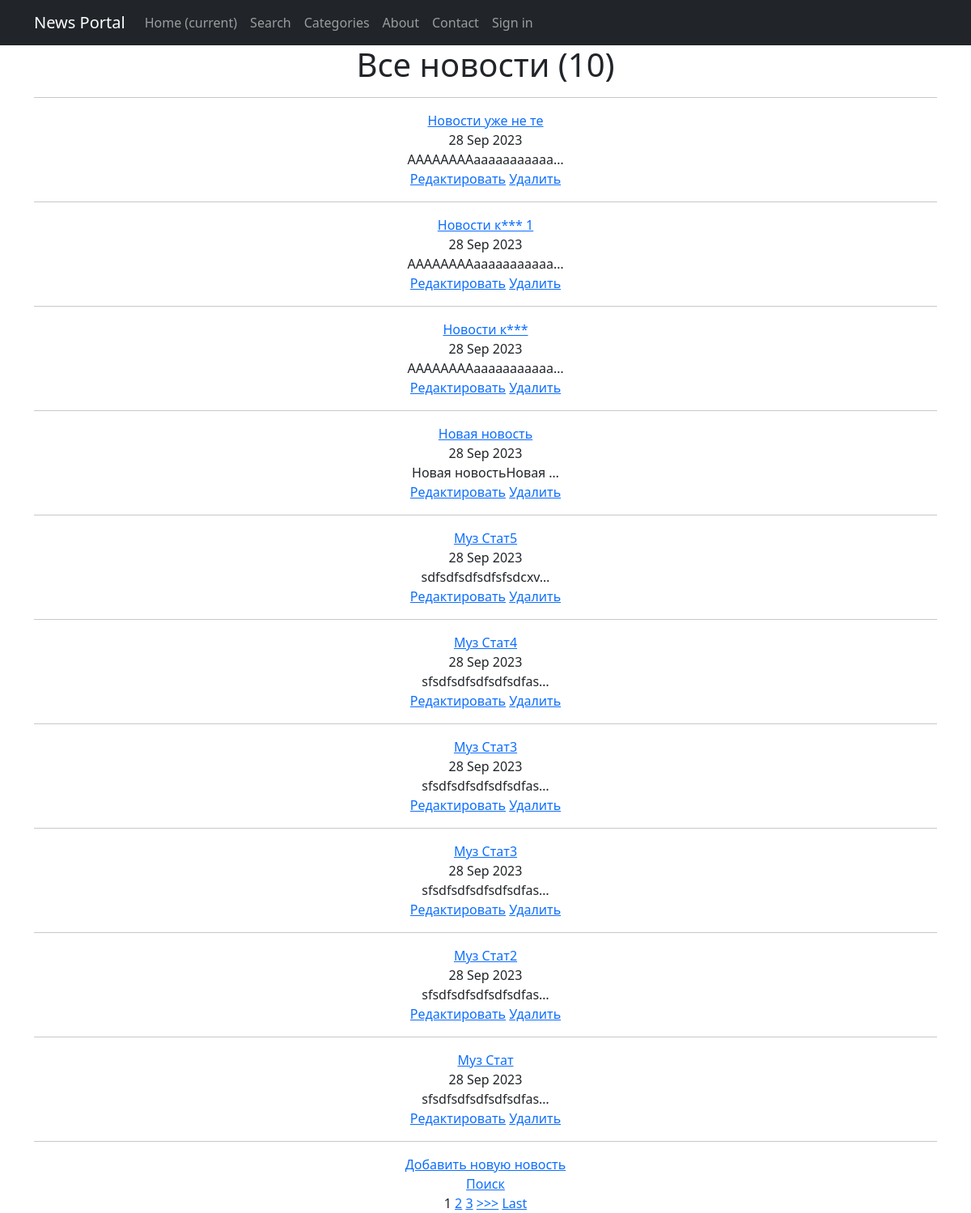
The page /news/ on the database as committed earlier.
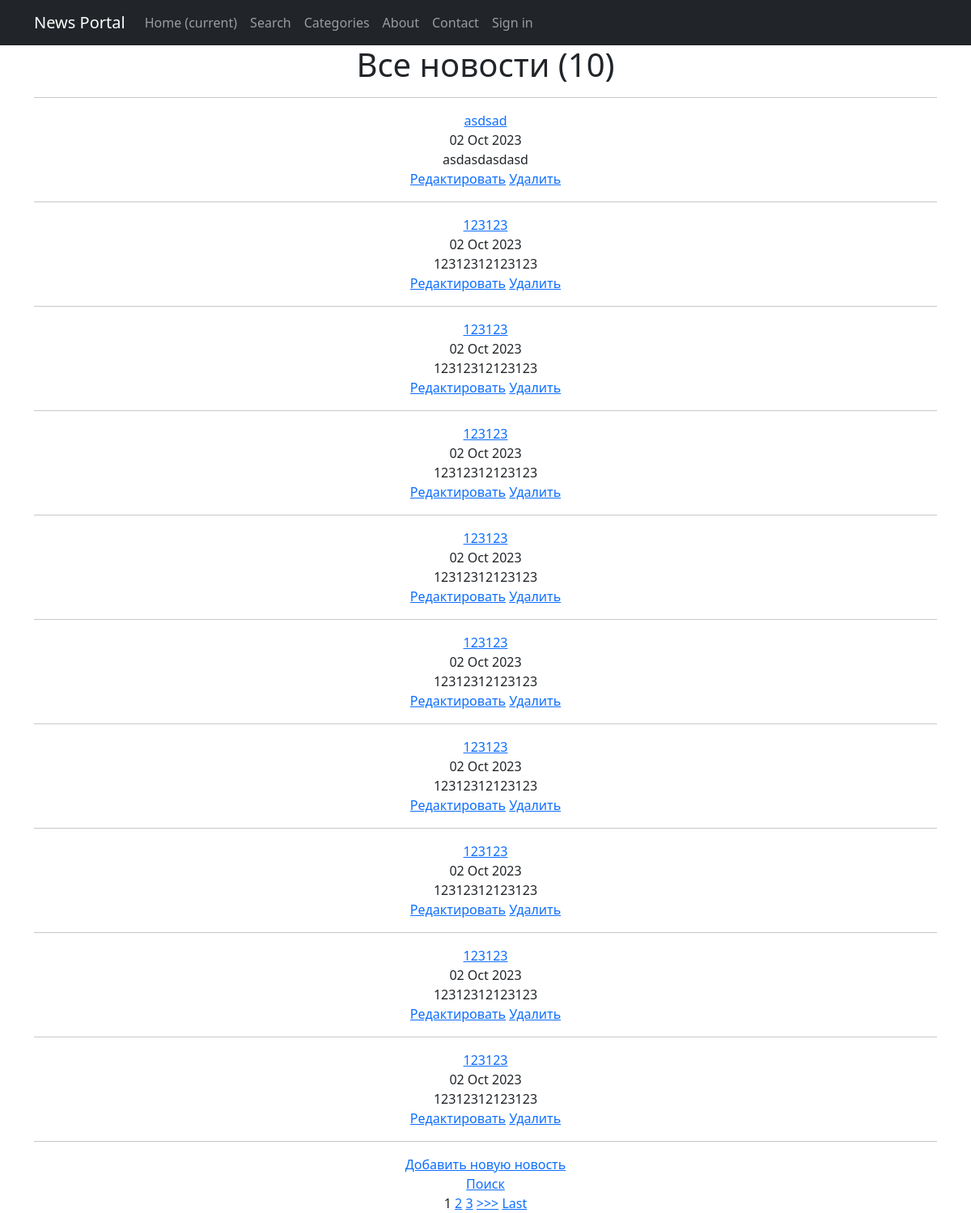
The same page on the database as committed later.
### news/models.py (models this page shows, shortened)
class Post(models.Model):
    author = models.ForeignKey(Author, on_delete=models.CASCADE, related_name='posts')
    type = models.CharField(max_length=2, choices=POSTSTYPE, default=news)
    date = models.DateTimeField(auto_now_add=True)
    category = models.ManyToManyField(Category, through='PostCategory')
    header = models.CharField(max_length=255)
    text = models.TextField()
    rating = models.FloatField(default=0.0)

### news/views.py (the view)
# urls.py: path('', cache_page(300)(PostListView.as_view())),
class PostListView(ListView):
    model = Post
    ordering = '-date'
    template_name = 'posts.html'
    context_object_name = 'posts'
    paginate_by = 10

### news/templatetags/custom_filters.py (called while the page is built)
@register.filter()
def censor(value):
    if not isinstance(value, str):
        return value
    all_words = value.split(' ')
    censored_words = []
    for word in all_words:
        if word.lower() in OBSCENE_WORDS:
            word = word[0] + '*' * (len(word) - 1)
        censored_words.append(word)
    return ' '.join(censored_words)

### templates/posts.html (shortened to what this page needs)
{% extends 'flatpages/default.html' %}
{% load custom_filters %}
{% block content %}
    <h1>Все новости ({{posts|length}})</h1>
    <hr>
    {% if posts %}
        {% for post in posts %}
            <a href="{% url 'post' post.id %}">{{ post.header|censor }}</a>
            <div>{{ post.date|date:'d M Y' }}</div>
            <div>{{ post.text|truncatechars:20|censor }}</div>
            <a href="{% url 'post_edit' post.id %}">Редактировать</a>
            <a href="{% url 'post_delete' post.id %}">Удалить</a>
            <hr>
        {% endfor %}
    {% else %}
        <h2>Новостей нет!</h2>
    {% endif%}
    <a href="{% url 'post_add' %}">Добавить новую новость</a> <br>
    <a href="{% url 'post_search' %}">Поиск</a> <br>
    {% if is_paginated %}
        {% for num in page_obj.paginator.page_range %}
            {% if page_obj.number == num %}
                <a>{{ num }}</a>
            {% elif num > page_obj.number|add:'-3' and num < page_obj.number|add:'3' %}
                <a href="?page={{ num }}">{{ num }}</a>
            {% endif %}
        {% endfor %}
        {% if page_obj.has_next %}
            <a href="?page={{ page_obj.next_page_number }}">>>></a>
            <a href="?page={{ page_obj.paginator.num_pages }}">Last</a>
        {% endif %}
    {% endif %}
{% endblock content %}

Rows that differ between the two databases and show on the page:
no longer on this page (row unchanged): Post: header|censor "Новости уже не те", date "28 Sep 2023", text|censor "ААААААААааааааааааа…"
no longer on this page (row edited): Post: header|censor "Новости к*** 1", date "28 Sep 2023", text|censor "ААААААААааааааааааа…"
no longer on this page (row unchanged): Post: header|censor "Новости к***", date "28 Sep 2023", text|censor "ААААААААааааааааааа…"
no longer on this page (row unchanged): Post: header|censor "Новая новость", date "28 Sep 2023", text|censor "Новая новостьНовая …"
no longer on this page (row unchanged): Post: header|censor "Муз Стат5", date "28 Sep 2023", text|censor "sdfsdfsdfsdfsfsdcxv…"
no longer on this page (row unchanged): Post: header|censor "Муз Стат4", date "28 Sep 2023", text|censor "sfsdfsdfsdfsdfsdfas…"
no longer on this page (row unchanged): Post: header|censor "Муз Стат3", date "28 Sep 2023", text|censor "sfsdfsdfsdfsdfsdfas…"
no longer on this page (row unchanged): Post: header|censor "Муз Стат3", date "28 Sep 2023", text|censor "sfsdfsdfsdfsdfsdfas…"
no longer on this page (row unchanged): Post: header|censor "Муз Стат2", date "28 Sep 2023", text|censor "sfsdfsdfsdfsdfsdfas…"
no longer on this page (row unchanged): Post: header|censor "Муз Стат", date "28 Sep 2023", text|censor "sfsdfsdfsdfsdfsdfas…"
added Post: header|censor "asdsad", date "02 Oct 2023", text|censor "asdasdasdasd"
added Post: header|censor "123123", date "02 Oct 2023", text|censor "12312312123123"
added Post: header|censor "123123", date "02 Oct 2023", text|censor "12312312123123"
added Post: header|censor "123123", date "02 Oct 2023", text|censor "12312312123123"
added Post: header|censor "123123", date "02 Oct 2023", text|censor "12312312123123"
added Post: header|censor "123123", date "02 Oct 2023", text|censor "12312312123123"
added Post: header|censor "123123", date "02 Oct 2023", text|censor "12312312123123"
added Post: header|censor "123123", date "02 Oct 2023", text|censor "12312312123123"
added Post: header|censor "123123", date "02 Oct 2023", text|censor "12312312123123"
added Post: header|censor "123123", date "02 Oct 2023", text|censor "12312312123123"
